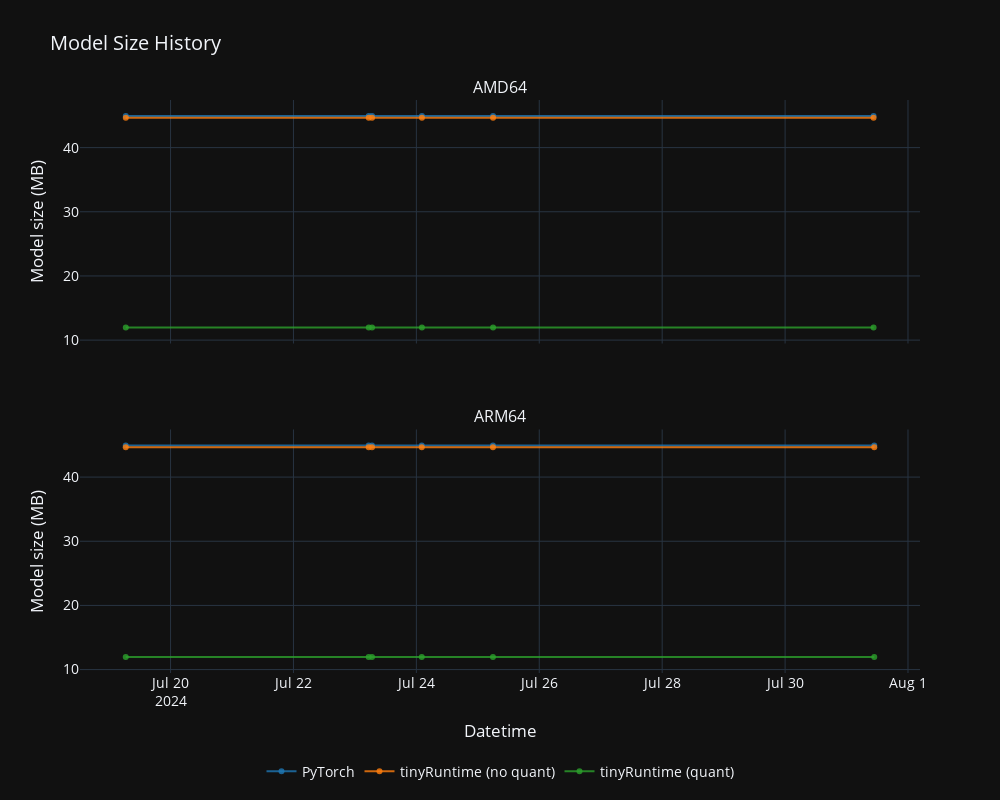

Write notebook code for a chart like this one.
### Code cell
#| label: fig-modelsz
#| fig-cap: "Model size"

plot_progress("Model size", "Model size (MB)", "Model Size")

### Figure 1 — Plotly figure (JSON) as saved in the notebook; plotly's stock layout.template omitted (floating-point values rounded to 4 significant figures)
{"data": [{"line": {"color": "rgba(31, 119, 180, 0.8)"}, "mode": "lines+markers", "name": "PyTorch", "showlegend": true, "type": "scatter", "x": ["2024-07-19 06:31:09", "2024-07-23 05:23:24", "2024-07-23 06:42:18", "2024-07-24 02:09:55", "2024-07-25 05:57:40", "2024-07-31 10:33:08"], "xaxis": "x", "y": [44.94, 44.94, 44.94, 44.94, 44.94, 44.94], "yaxis": "y"}, {"line": {"color": "rgba(255, 127, 14, 0.8)"}, "mode": "lines+markers", "name": "tinyRuntime (no quant)", "showlegend": true, "type": "scatter", "x": ["2024-07-19 06:31:09", "2024-07-23 05:23:24", "2024-07-23 06:42:18", "2024-07-24 02:09:55", "2024-07-25 05:57:40", "2024-07-31 10:33:08"], "xaxis": "x", "y": [44.66, 44.66, 44.66, 44.66, 44.66, 44.66], "yaxis": "y"}, {"line": {"color": "rgba(44, 160, 44, 0.8)"}, "mode": "lines+markers", "name": "tinyRuntime (quant)", "showlegend": true, "type": "scatter", "x": ["2024-07-19 06:31:09", "2024-07-23 05:23:24", "2024-07-23 06:42:18", "2024-07-24 02:09:55", "2024-07-25 05:57:40", "2024-07-31 10:33:08"], "xaxis": "x", "y": [11.95, 11.95, 11.95, 11.95, 11.95, 11.95], "yaxis": "y"}, {"line": {"color": "rgba(31, 119, 180, 0.8)"}, "mode": "lines+markers", "name": "PyTorch", "showlegend": false, "type": "scatter", "x": ["2024-07-19 06:30:05", "2024-07-23 05:22:24", "2024-07-23 06:41:04", "2024-07-24 02:06:55", "2024-07-25 05:54:31", "2024-07-31 10:49:19"], "xaxis": "x2", "y": [44.94, 44.94, 44.94, 44.94, 44.94, 44.94], "yaxis": "y2"}, {"line": {"color": "rgba(255, 127, 14, 0.8)"}, "mode": "lines+markers", "name": "tinyRuntime (no quant)", "showlegend": false, "type": "scatter", "x": ["2024-07-19 06:30:05", "2024-07-23 05:22:24", "2024-07-23 06:41:04", "2024-07-24 02:06:55", "2024-07-25 05:54:31", "2024-07-31 10:49:19"], "xaxis": "x2", "y": [44.66, 44.66, 44.66, 44.66, 44.66, 44.66], "yaxis": "y2"}, {"line": {"color": "rgba(44, 160, 44, 0.8)"}, "mode": "lines+markers", "name": "tinyRuntime (quant)", "showlegend": false, "type": "scatter", "x": ["2024-07-19 06:30:05", "2024-07-23 05:22:24", "2024-07-23 06:41:04", "2024-07-24 02:06:55", "2024-07-25 05:54:31", "2024-07-31 10:49:19"], "xaxis": "x2", "y": [11.95, 11.95, 11.95, 11.95, 11.95, 11.95], "yaxis": "y2"}], "layout": {"annotations": [{"font": {"size": 16}, "showarrow": false, "text": "AMD64", "x": 0.5, "xanchor": "center", "xref": "paper", "y": 1, "yanchor": "bottom", "yref": "paper"}, {"font": {"size": 16}, "showarrow": false, "text": "ARM64", "x": 0.5, "xanchor": "center", "xref": "paper", "y": 0.425, "yanchor": "bottom", "yref": "paper"}], "font": {"size": 14}, "height": 800, "legend": {"itemclick": false, "itemdoubleclick": false, "orientation": "h", "x": 0.5, "xanchor": "center", "y": -0.2, "yanchor": "bottom"}, "margin": {"b": 50, "t": 100}, "showlegend": true, "title": {"text": "Model Size History"}, "width": 1000, "xaxis": {"anchor": "y", "domain": [0, 1], "matches": "x2", "showticklabels": false}, "xaxis2": {"anchor": "y2", "domain": [0, 1], "title": {"text": "Datetime"}}, "yaxis": {"anchor": "x", "domain": [0.575, 1], "title": {"text": "Model size (MB)"}}, "yaxis2": {"anchor": "x2", "domain": [0, 0.425], "title": {"text": "Model size (MB)"}}}}
